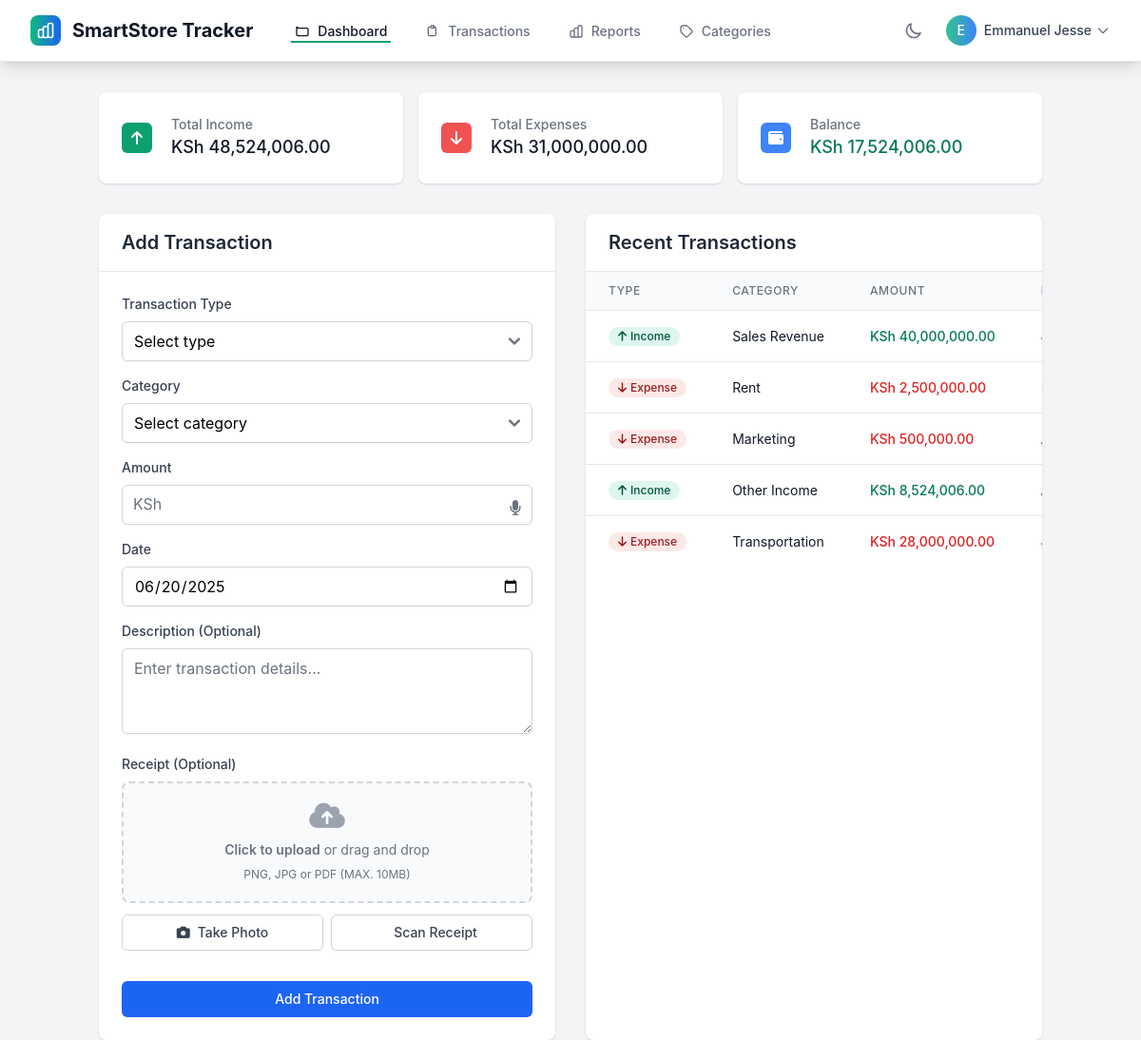
/smartstore-tracker/dashboard.php (signed in), run on the app's committed database.
### tables this page shows
CREATE TABLE `transactions` (
  `id` int(11) NOT NULL,
  `user_id` int(11) NOT NULL,
  `type` enum('income','expense') NOT NULL,
  `category` varchar(100) NOT NULL,
  `amount` decimal(10,2) NOT NULL,
  `description` text DEFAULT NULL,
  `receipt_path` varchar(255) DEFAULT NULL,
  `receipt_image` varchar(255) DEFAULT NULL,
  `transaction_date` date NOT NULL,
  `created_at` timestamp NOT NULL DEFAULT current_timestamp(),
  `date` datetime NOT NULL DEFAULT current_timestamp(),
  `category_id` int(11) DEFAULT NULL
);

### smartstore-tracker/dashboard.php (the view, shortened to what this page needs)
<?php
$conn = getDBConnection();
$user_id = $_SESSION['user_id'];
$income_query = "SELECT SUM(amount) AS total_income FROM transactions WHERE user_id = $user_id AND type = 'income'";
$income_result = $conn->query($income_query);
$total_income_row = $income_result->fetch(PDO::FETCH_ASSOC);
$total_income = $total_income_row['total_income'] ?? 0;
$expenses_query = "SELECT SUM(amount) AS total_expenses FROM transactions WHERE user_id = $user_id AND type = 'expense'";
$expenses_result = $conn->query($expenses_query);
$total_expenses_row = $expenses_result->fetch(PDO::FETCH_ASSOC);
$total_expenses = $total_expenses_row['total_expenses'] ?? 0;
$balance = $total_income - $total_expenses;
$transactions_query = "SELECT * FROM transactions WHERE user_id = :user_id ORDER BY date DESC LIMIT 5";
$transactions_stmt = $conn->prepare($transactions_query);
$transactions_stmt->execute(['user_id' => $user_id]);
$transactions_result = $transactions_stmt;
$categories_query = "SELECT * FROM categories WHERE user_id IS NULL OR user_id = ? ORDER BY type, name";
$categories_stmt = $conn->prepare($categories_query);
$categories_stmt->execute([$user_id]);
$categories = $categories_stmt->fetchAll(PDO::FETCH_ASSOC);
?>
<!DOCTYPE html>
<html lang="en">
<head>
    <link href="https://cdn.jsdelivr.net/npm/tailwindcss@2.2.19/dist/tailwind.min.css" rel="stylesheet">
    <link rel="stylesheet" href="https://cdnjs.cloudflare.com/ajax/libs/font-awesome/6.0.0/css/all.min.css" />
    <link href="https://cdnjs.cloudflare.com/ajax/libs/flowbite/2.2.1/flowbite.min.css" rel="stylesheet" />
</head>
<body class="bg-gray-100 dark:bg-gray-900">
<?php include 'navbar.php'; ?>
<div class="container mx-auto mt-8 px-4">
    <div class="grid grid-cols-1 md:grid-cols-3 gap-4 mb-8">
        <div class="bg-white dark:bg-gray-800 shadow rounded-lg overflow-hidden">
            <div class="p-6">
                <div class="flex items-center">
                    <div class="flex-shrink-0">
                        <div class="w-8 h-8 bg-green-500 rounded-md flex items-center justify-center">
                            <i class="fas fa-arrow-up text-white"></i>
                        </div>
                    </div>
                    <div class="ml-5 w-0 flex-1">
                        <dl>
                            <dt class="text-sm font-medium text-gray-500 dark:text-gray-400 truncate">Total Income</dt>
                            <dd class="text-lg font-medium text-gray-900 dark:text-white">KSh <?php echo number_format($total_income, 2); ?></dd>
                        </dl>
                    </div>
                </div>
            </div>
        </div>
        <div class="bg-white dark:bg-gray-800 shadow rounded-lg overflow-hidden">
            <div class="p-6">
                <div class="flex items-center">
                    <div class="flex-shrink-0">
                        <div class="w-8 h-8 bg-red-500 rounded-md flex items-center justify-center">
                            <i class="fas fa-arrow-down text-white"></i>
                        </div>
                    </div>
                    <div class="ml-5 w-0 flex-1">
                        <dl>
                            <dt class="text-sm font-medium text-gray-500 dark:text-gray-400 truncate">Total Expenses</dt>
                            <dd class="text-lg font-medium text-gray-900 dark:text-white">KSh <?php echo number_format($total_expenses, 2); ?></dd>
                        </dl>
                    </div>
                </div>
            </div>
        </div>
        <div class="bg-white dark:bg-gray-800 shadow rounded-lg overflow-hidden">
            <div class="p-6">
                <div class="flex items-center">
                    <div class="flex-shrink-0">
                        <div class="w-8 h-8 <?php echo $balance >= 0 ? 'bg-blue-500' : 'bg-orange-500'; ?> rounded-md flex items-center justify-center">
                            <i class="fas fa-wallet text-white"></i>
                        </div>
                    </div>
                    <div class="ml-5 w-0 flex-1">
                        <dl>
                            <dt class="text-sm font-medium text-gray-500 dark:text-gray-400 truncate">Balance</dt>
                            <dd class="text-lg font-medium <?php echo $balance >= 0 ? 'text-green-600' : 'text-red-600'; ?>">KSh <?php echo number_format($balance, 2); ?></dd>
                        </dl>
                    </div>
                </div>
            </div>
        </div>
    </div>
    <div class="grid grid-cols-1 lg:grid-cols-2 gap-8">
        <div class="bg-white dark:bg-gray-800 shadow rounded-lg overflow-hidden">
            <div class="px-6 py-4 border-b border-gray-200 dark:border-gray-700">
                <h2 class="text-xl font-semibold text-gray-800 dark:text-white">Add Transaction</h2>
            </div>
            <div class="p-6">
                <form id="transactionForm" enctype="multipart/form-data">
                    <div class="space-y-4">
                        <div>
                            <label for="type" class="block text-sm font-medium text-gray-700 dark:text-gray-300 mb-2">Transaction Type</label>
                            <select id="type" name="type" required class="w-full px-3 py-2 border border-gray-300 rounded-md shadow-sm focus:outline-none focus:ring-2 focus:ring-blue-500 focus:border-blue-500 dark:bg-gray-700 dark:border-gray-600 dark:text-white">
                                <option value="">Select type</option>
                            </select>
                        </div>
                        <div>
                            <label for="category_id" class="block text-sm font-medium text-gray-700 dark:text-gray-300 mb-2">Category</label>
                            <select id="category_id" name="category_id" required class="w-full px-3 py-2 border border-gray-300 rounded-md shadow-sm focus:outline-none focus:ring-2 focus:ring-blue-500 focus:border-blue-500 dark:bg-gray-700 dark:border-gray-600 dark:text-white">
                                <option value="">Select category</option>
                            </select>
                        </div>
                        <div>
                            <label for="amount" class="block text-sm font-medium text-gray-700 dark:text-gray-300 mb-2">Amount</label>
                            <div class="relative">
                                <span class="absolute left-3 top-2 text-gray-500 z-10">KSh</span>
                                <input type="number" id="amount" name="amount" step="0.01" required
                                       class="w-full pl-12 pr-12 py-2 border border-gray-300 rounded-md shadow-sm focus:outline-none focus:ring-2 focus:ring-blue-500 focus:border-blue-500 dark:bg-gray-700 dark:border-gray-600 dark:text-white">
                                <button type="button" id="voiceBtn" class="absolute right-2 top-2 p-1 text-gray-500 hover:text-blue-500 transition-colors" title="Voice input">
                                    <i class="fas fa-microphone"></i>
                                </button>
                            </div>
                        </div>
                        <div>
                            <label for="date" class="block text-sm font-medium text-gray-700 dark:text-gray-300 mb-2">Date</label>
                            <input type="date" id="date" name="date" required
                                   class="w-full px-3 py-2 border border-gray-300 rounded-md shadow-sm focus:outline-none focus:ring-2 focus:ring-blue-500 focus:border-blue-500 dark:bg-gray-700 dark:border-gray-600 dark:text-white">
                        </div>
                        <div>
                            <label for="description" class="block text-sm font-medium text-gray-700 dark:text-gray-300 mb-2">Description (Optional)</label>
                            <textarea id="description" name="description" rows="3"
                                      class="w-full px-3 py-2 border border-gray-300 rounded-md shadow-sm focus:outline-none focus:ring-2 focus:ring-blue-500 focus:border-blue-500 dark:bg-gray-700 dark:border-gray-600 dark:text-white"
                                      placeholder="Enter transaction details..."></textarea>
                        </div>
                        <div>
                            <label class="block text-sm font-medium text-gray-700 dark:text-gray-300 mb-2">Receipt (Optional)</label>
                            <div class="space-y-3">
                                <div class="flex items-center justify-center w-full">
                                    <label for="receiptFile" class="flex flex-col items-center justify-center w-full h-32 border-2 border-gray-300 border-dashed rounded-lg cursor-pointer bg-gray-50 dark:hover:bg-gray-800 dark:bg-gray-700 hover:bg-gray-100 dark:border-gray-600 dark:hover:border-gray-500">
                                        <div class="flex flex-col items-center justify-center pt-5 pb-6">
                                            <i class="fas fa-cloud-upload-alt text-3xl text-gray-400 mb-2"></i>
                                            <p class="mb-2 text-sm text-gray-500 dark:text-gray-400">
                                                <span class="font-semibold">Click to upload</span> or drag and drop
                                            </p>
                                            <p class="text-xs text-gray-500 dark:text-gray-400">PNG, JPG or PDF (MAX. 10MB)</p>
                                        </div>
                                    </label>
                                </div>
                                <div class="flex space-x-2">
                                    <button type="button" id="cameraBtn" class="flex-1 inline-flex items-center justify-center px-4 py-2 border border-gray-300 rounded-md shadow-sm text-sm font-medium text-gray-700 bg-white hover:bg-gray-50 dark:bg-gray-700 dark:text-gray-300 dark:border-gray-600 dark:hover:bg-gray-600">
                                        <i class="fas fa-camera mr-2"></i>
                                        Take Photo
                                    </button>
                                    <button type="button" id="scanBtn" class="flex-1 inline-flex items-center justify-center px-4 py-2 border border-gray-300 rounded-md shadow-sm text-sm font-medium text-gray-700 bg-white hover:bg-gray-50 dark:bg-gray-700 dark:text-gray-300 dark:border-gray-600 dark:hover:bg-gray-600">
                                        Scan Receipt
                                    </button>
                                </div>
                            </div>
                        </div>
                        <div class="pt-4">
                            <button type="submit" id="submitBtn" class="w-full flex justify-center py-2 px-4 border border-transparent rounded-md shadow-sm text-sm font-medium text-white bg-blue-600 hover:bg-blue-700 focus:outline-none focus:ring-2 focus:ring-offset-2 focus:ring-blue-500 disabled:opacity-50 disabled:cursor-not-allowed">
                                <span id="submitText">Add Transaction</span>
                            </button>
                        </div>
                    </div>
                </form>
            </div>
        </div>
        <div class="bg-white dark:bg-gray-800 shadow rounded-lg overflow-hidden">
            <div class="px-6 py-4 border-b border-gray-200 dark:border-gray-700">
                <h2 class="text-xl font-semibold text-gray-800 dark:text-white">Recent Transactions</h2>
            </div>
            <div class="overflow-x-auto">
                <table class="min-w-full divide-y divide-gray-200 dark:divide-gray-700">
                    <thead class="bg-gray-50 dark:bg-gray-700">
                        <tr>
                            <th class="px-6 py-3 text-left text-xs font-medium text-gray-500 dark:text-gray-300 uppercase tracking-wider">Type</th>
                            <th class="px-6 py-3 text-left text-xs font-medium text-gray-500 dark:text-gray-300 uppercase tracking-wider">Category</th>
                            <th class="px-6 py-3 text-left text-xs font-medium text-gray-500 dark:text-gray-300 uppercase tracking-wider">Amount</th>
                            <th class="px-6 py-3 text-left text-xs font-medium text-gray-500 dark:text-gray-300 uppercase tracking-wider">Date</th>
                        </tr>
                    </thead>
                    <tbody class="bg-white dark:bg-gray-800 divide-y divide-gray-200 dark:divide-gray-700">
                        <?php
                        $category_map = [];
                        foreach ($categories as $cat) {
                            $category_map[$cat['id']] = $cat['name'];
                        }
                        while ($transaction = $transactions_result->fetch(PDO::FETCH_ASSOC)): ?>
                            <tr class="hover:bg-gray-50 dark:hover:bg-gray-700">
                                <td class="px-6 py-4 whitespace-nowrap text-sm">
                                    <span class="inline-flex items-center px-2.5 py-0.5 rounded-full text-xs font-medium <?php echo $transaction['type'] === 'income' ? 'bg-green-100 text-green-800 dark:bg-green-900/20 dark:text-green-300' : 'bg-red-100 text-red-800 dark:bg-red-900/20 dark:text-red-300'; ?>">
                                        <i class="fas fa-<?php echo $transaction['type'] === 'income' ? 'arrow-up' : 'arrow-down'; ?> mr-1"></i>
                                        <?php echo ucfirst($transaction['type']); ?>
                                    </span>
                                </td>
                                <td class="px-6 py-4 whitespace-nowrap text-sm text-gray-900 dark:text-white">
                                    <?php echo htmlspecialchars($category_map[$transaction['category_id']] ?? 'N/A'); ?>
                                </td>
                                <td class="px-6 py-4 whitespace-nowrap text-sm font-medium <?php echo $transaction['type'] === 'income' ? 'text-green-600' : 'text-red-600'; ?>">
                                    KSh <?php echo number_format($transaction['amount'], 2); ?>
                                </td>
                                <td class="px-6 py-4 whitespace-nowrap text-sm text-gray-900 dark:text-white">
                                </td>
                            </tr>
                        <?php endwhile; ?>
                    </tbody>
                </table>
            </div>
        </div>
    </div>
</div>
</body>
</html>

### data on the page
transactions: type "Income", category "Sales Revenue", amount "40,000,000.00"
transactions: type "Expense", category "Rent", amount "2,500,000.00"
transactions: type "Expense", category "Marketing", amount "500,000.00"
transactions: type "Income", category "Other Income", amount "8,524,006.00"
transactions: type "Expense", category "Transportation", amount "28,000,000.00"

### other printed values
substr($username, 0, 1) "E"
$username "Emmanuel Jesse"
$total_income "48,524,006.00"
$total_expenses "31,000,000.00"
$balance "17,524,006.00"
